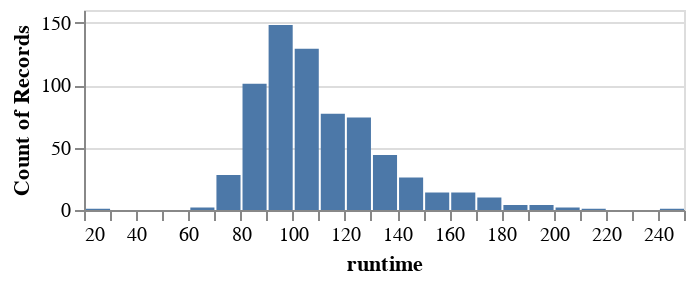

Notebook cell for this chart:
### Markdown cell above
<div class="alert alert-info" style="color:black">

### Question 1.3
rubric={viz:1,accuracy:1}

<h4>Python</h4>
<p>Create a single histogram of a numerical column of your choice, choosing an appropriate number of bins and set the figure height to 100.</p>

</div>

### Code cell
# YOUR ANSWER GOES HERE
import altair as alt

#pick a numeric column : runtime  
num_col = "runtime"

#build histogram
alt.Chart(df).mark_bar().encode(
    x=alt.X(num_col, bin=alt.Bin(maxbins=30), title=num_col),
    y="count()"
).properties(height=100)

### Figure 1 — Vega-Lite specification as saved in the notebook (floating-point values rounded to 4 significant figures; data arrays with more than 128 entries replaced by an {"elided": "..."} marker saying what was removed)
{"config": {"view": {"continuousWidth": 300, "continuousHeight": 300}}, "data": {"name": "data-c64555ec5453c71099d0e2f59869a6c2"}, "mark": {"type": "bar"}, "encoding": {"x": {"bin": {"maxbins": 30}, "field": "runtime", "title": "runtime", "type": "quantitative"}, "y": {"aggregate": "count", "type": "quantitative"}}, "height": 100, "$schema": "https://vega.github.io/schema/vega-lite/v6.1.0.json", "datasets": {"data-c64555ec5453c71099d0e2f59869a6c2": {"elided": "680 records"}}}
